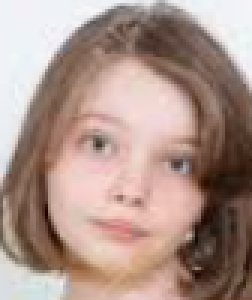
#> input picture saa/U3_AprendizajeSupervisado2/U03_Recursos/U03_P01_Regresiones/edad/10_jororo-1.png, 84 x 100 px (shown 3 times larger); its folder holds only this picture in this run
$ jupyter execute --allow-errors saa_u03_p01_a5-samartlop.ipynb
#> lines starting #> are read from the running program, lines starting #| are printed output that depends on the picture
# 📌 ACTIVIDAD 5: REGRESIÓN A PARTIR DE FOTOGRAFÍAS.

## DEFINIR PROBLEMA Y RECOPILAR DATOS

Crea el notebook saa_u03_p01_a5-<tus_iniciales>.ipynb donde entregar esta actividad. Necesitamos
consensuar por votación 2 posibles problemas (lo que escoja la mayoría de la clase gana) más que
nada por obtener suficiente cantidad de datos de alguno de los problemas:

 a) Predecir la edad de una persona: Si nadie está en contra de aportar fotografías personales,
cada alumno buscará 10 fotografías suyas o de conocidos (propias, familia, amigos, …)
realizadas en diferentes edades y las etiquetará con la edad que tenía en ese momento la
persona que aparece "edad_<tus_iniciales>-<num_foto>.jpg" o "edad_<tus_iniciales>
<num_foto>.png". En el caso de descargar de Internet las imágenes o de generarlas con
aplicaciones tened cuidado porque al buscar os pueden aparecer las mismas fotografías para
diferentes edades. La cara debe cubrir casi toda la foto (sin paisaje de fondo: ajustar el borde de
abajo a la barbilla y los laterales a las orejas y el borde superior al pelo) y la persona debe estar
mirando de frente.

 b) Predecir la peligrosidad de un animal en un rango de 0 a 10: 10 significa que te puede
matar o desgraciar si te engancha y 0 que no te va a dañar (al menos en principio). En caso de
escoger esta opción cada uno buscará, procesará y aportará 10 fotografías de cabezas de
animales de todo tipo (serpientes, insectos, felinos, osos, tiburones, ovejas, gatitos, …) con el
nombre del fichero siguiendo el formato "peligo_<tus_iniciales>-<num_foto>.jpg" o bien
formato "peligo_<tus_iniciales>-<num_foto>.png".

Nota: este enfoque no tiene visos de dar buenos resultados. Lo ideal sería extraer característics de cada
fotografía (zonas de ojos, boca, nariz, orejas, dientes) creando embeddings y codificando estos rasgos a
través de deep learning y luego usarlos para realizar las predicciones, pero vamos a probar a ver que tal
nos va, al fin y al cabo es una excusa para probar regresores.

 Una vez que tengas las fotografías debes procesarlas. Te paso el siguiente código:

[cell 1]
import numpy as np
import pandas as pd
import cv2
import os
import re

# Ruta a la carpeta de imágenes
carpeta_imagenes = "../U03_Recursos/U03_P01_Regresiones/edad/"
archivo_salida = "samartlop_imagenes.csv"

# Aceptar .jpg, .jpeg o .png que comienzan con dígitos (como "10_jororo-1.png")
patron = r"^\d+.*\.(jpe?g|png)$"

datos_procesados = []

for nombre_archivo in os.listdir(carpeta_imagenes):
    if not re.match(patron, nombre_archivo, re.IGNORECASE):
        continue

    ruta_completa = os.path.join(carpeta_imagenes, nombre_archivo)

    try:
        edad = int(nombre_archivo.split("_")[0])  # Extrae '10' de '10_jororo-1.png'
    except ValueError:
        print(f"❌ No se pudo extraer la edad de: {nombre_archivo}")
        continue

    imagen = cv2.imread(ruta_completa, cv2.IMREAD_GRAYSCALE)
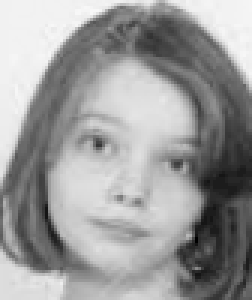
#> imagen: shape (100, 84) (shown 3 times larger); min 0, max 247, mean 154.9
    if imagen is None:
        print(f"❌ No se pudo leer la imagen: {nombre_archivo}")
        continue

    imagen_escalada = cv2.resize(imagen, (92, 112), interpolation=cv2.INTER_AREA)
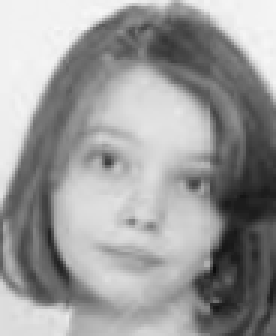
#> imagen_escalada: shape (112, 92) (shown 3 times larger); min 11, max 247, mean 154.9
    imagen_normalizada = (imagen_escalada / 255.0).astype(np.float32)
    datos_procesados.append({
        "edad": edad,
        "imagen": imagen_normalizada
    })

# Verificar si se procesaron imágenes
if not datos_procesados:
    print("⚠️ No se procesaron imágenes. Revisa la carpeta y el patrón de nombres.")
    exit()

# Guardar en CSV
df = pd.DataFrame({
    "edad": [d["edad"] for d in datos_procesados],
    "imagen": [",".join(map(str, d["imagen"].ravel())) for d in datos_procesados]
})
df.to_csv(archivo_salida, index=False)
print(f"✅ Se guardaron {len(df)} imágenes procesadas en '{archivo_salida}'")
#| ✅ Se guardaron 1 imágenes procesadas en 'samartlop_imagenes.csv'

 Lo que hace el código es definir rutas (que debes adaptar para tu uso) en las variables carpeta (ruta
relativa para alcanzar el lugar donde están las imágenes) y archivo_salida (pathname relativo que
define el archivo .csv donde se van a guardar los datos).

 Las imágenes de carpeta se transforman usando la librería opencv (quizás debas instalarla) en
información numérica de la siguiente manera: obtendremos una imagen en escala de grises de
dimensiones 92x112 píxels (ancho x alto) que se almacenan como valores float de 32 bits sin signo
entre 0 y 256 normalizados a float en el intervalo [0,1]. La columna target de cada foto será la primera
característica del dataset. Por ejemplo podemos tener ficheros como estos:

 Y al ejecutar el script obtenermos el resultado y generamos:

 Y un fichero .csv donde anotamos los datos de cada ejemplo, algo como esto:

Debes subir tus fotografías debidamente etiquetadas a la siguiente carpeta: 📂 carpeta . Pero antes
comprueba que son correctos y de paso realizas la carga de datos. Para ello prueba a cargar tus
imágenes en un DataFrame de pandas y mostrar sus datos y visualizar alguna de las imágenes que
contiene. El siguiente ejemplo visualiza la primera fotografía usando opencv y aunque sale en su
propia ventana nos sirve para comprobar que las hemos generado y cargado bien:

[cell 2]
# Leer el CSV y convertir las imágenes
df = pd.read_csv(archivo_salida)

if df.empty:
    print("⚠️ El archivo CSV está vacío.")
    exit()

df["imagen"] = df["imagen"].apply(lambda x: np.array(list(map(float, x.split(',')))).reshape(112, 92))

# Mostrar la primera imagen
edad = df.iloc[0]["edad"]
imagen = df.iloc[0]["imagen"]
pixel_array = (imagen * 255).astype(np.uint8)

print(f"🖼️ Edad: {edad}, Imagen shape: {imagen.shape}")
cv2.imshow(f"Edad: {edad}", pixel_array)
cv2.waitKey(0)
cv2.destroyAllWindows()

Este otro código define un método al que indicas (un array de imágenes, un array con sus etiquetas y
desde que imagen hasta qué imagen quieres visualizar). El método usa matplotlib para visualizarlas
añadiendo etiquetas con el dato (la edad en este ejemplo) en un recuadro rojo en la esquina superior
izquierda) y con el índice que ocupa en el DataFrame (una caja de color verde en la esquina inferior
izquierda).

Y aquí está ese otro código:

[cell 3]
import matplotlib.pyplot as plt

def print_imagenes(imgs, targets, desde, hasta):
    # configuramos el tamaño de las imágenes por pulgadas
#> called with desde = 0, hasta = 2
    fig = plt.figure(figsize=(30, 24))
    fig.subplots_adjust(left=0, right=1, bottom=0, top=1, hspace=0.05, wspace=0.05)
    for i in range(desde, hasta):
        # graficamos las imágenes en una matriz de 25x20
        p = fig.add_subplot(25, 20, i + 1, xticks=[], yticks=[])
        p.imshow(imgs[i], cmap="gray")
        # etiquetar imágenes con target e índice
        p.text(0, 14, str(targets[i]), bbox=dict(facecolor='red', alpha=0.5))
        p.text(0, 100, str(i), bbox=dict(facecolor='green', alpha=0.5))
    plt.show()

#> (the rest of this cell did not finish here and is left out)
